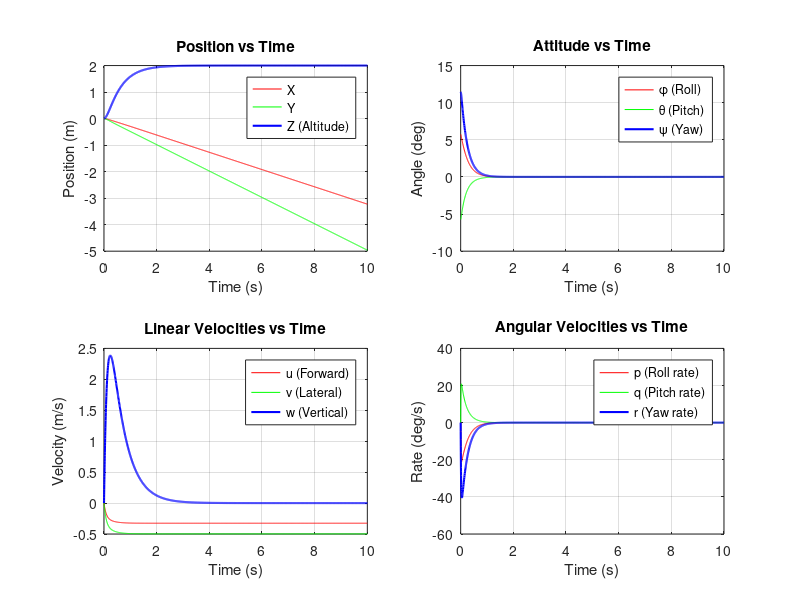

MATLAB code for this plot:
function quadcopter_sim()
    % Clear workspace and command window
    clear; clc; close all;

    %% 1. Simulation Parameters
    t_span = [0 10]; % Simulation time from 0 to 10 seconds

    % Initial State Vector: [x; y; z; phi; theta; psi; u; v; w; p; q; r]
    % Position: (0, 0, 0)
    % Orientation: Roll=0.1 rad, Pitch=-0.1 rad, Yaw=0.2 rad (Initial tilt to test stabilization)
    % Velocities: All 0
    X0 = [0; 0; 0; 0.1; -0.1; 0.2; 0; 0; 0; 0; 0; 0];

    %% 2. Run Simulation using ODE45
    [t, X] = ode45(@quadcopter_dynamics, t_span, X0);

    %% 3. Plot Results
    figure('Position', [100, 100, 1000, 600]);

    % Plot Position
    subplot(2,2,1);
    plot(t, X(:,1), 'r', t, X(:,2), 'g', t, X(:,3), 'b', 'LineWidth', 1.5);
    title('Position vs Time');
    xlabel('Time (s)'); ylabel('Position (m)');
    legend('X', 'Y', 'Z (Altitude)');
    grid on;

    % Plot Attitude (Angles)
    subplot(2,2,2);
    plot(t, rad2deg(X(:,4)), 'r', t, rad2deg(X(:,5)), 'g', t, rad2deg(X(:,6)), 'b', 'LineWidth', 1.5);
    title('Attitude vs Time');
    xlabel('Time (s)'); ylabel('Angle (deg)');
    legend('\phi (Roll)', '\theta (Pitch)', '\psi (Yaw)');
    grid on;

    % Plot Linear Velocities
    subplot(2,2,3);
    plot(t, X(:,7), 'r', t, X(:,8), 'g', t, X(:,9), 'b', 'LineWidth', 1.5);
    title('Linear Velocities vs Time');
    xlabel('Time (s)'); ylabel('Velocity (m/s)');
    legend('u (Forward)', 'v (Lateral)', 'w (Vertical)');
    grid on;

    % Plot Angular Velocities
    subplot(2,2,4);
    plot(t, rad2deg(X(:,10)), 'r', t, rad2deg(X(:,11)), 'g', t, rad2deg(X(:,12)), 'b', 'LineWidth', 1.5);
    title('Angular Velocities vs Time');
    xlabel('Time (s)'); ylabel('Rate (deg/s)');
    legend('p (Roll rate)', 'q (Pitch rate)', 'r (Yaw rate)');
    grid on;
end

%% 4. Quadcopter Dynamics & Control Function
function dXdt = quadcopter_dynamics(t, X)
    %% Physical Constants & Parameters
    g = 9.81;    % Gravity (m/s^2)
    m = 1.0;     % Mass (kg)
    L = 0.25;    % Arm length (m)
    k = 3e-6;    % Lift coefficient
    b = 1e-7;    % Drag coefficient

    % Moments of Inertia (kg*m^2)
    Ixx = 8.1e-3;
    Iyy = 8.1e-3;
    Izz = 14.2e-3;

    %% Extract States
    % Position/Orientation
    % x = X(1); y = X(2); z = X(3);
    phi = X(4); theta = X(5); psi = X(6);

    % Linear/Angular Velocities (Body Frame)
    u = X(7);  v = X(8);  w = X(9);
    p = X(10); q = X(11); r = X(12);

    %% 5. Controller (PD Control to Hover at Target)
    % Targets
    z_target = 2.0; % Hover at 2 meters
    phi_target = 0; theta_target = 0; psi_target = 0;

    % Gains
    Kp_z = 15;  Kd_z = 10;   % Altitude gains
    Kp_att = 4; Kd_att = 1;  % Attitude gains

    % Control Inputs (Desired Forces/Torques)
    % U1: Total Thrust, U2: Roll Torque, U3: Pitch Torque, U4: Yaw Torque
    U1 = m * g + Kp_z * (z_target - X(3)) - Kd_z * w;
    U2 = Kp_att * (phi_target - phi) - Kd_att * p;
    U3 = Kp_att * (theta_target - theta) - Kd_att * q;
    U4 = Kp_att * (psi_target - psi) - Kd_att * r;

    % Bound thrust to prevent negative/unrealistic values
    U1 = max(0, U1);

    %% 6. Equations of Motion (Newton-Euler)

    % Trigonometric shorthands
    s_ph = sin(phi);   c_ph = cos(phi);
    s_th = sin(theta); c_th = cos(theta);
    s_ps = sin(psi);   c_ps = cos(psi);

    % Rotation Matrix: Body Frame to Inertial Frame (R_ZYX)
    R = [c_th*c_ps, s_ph*s_th*c_ps - c_ph*s_ps, c_ph*s_th*c_ps + s_ph*s_ps;
         c_th*s_ps, s_ph*s_th*s_ps + c_ph*c_ps, c_ph*s_th*s_ps - s_ph*c_ps;
         -s_th,     s_ph*c_th,                 c_ph*c_th];

    % --- Linear Accelerations (Inertial Frame) ---
    % Gravity vector in inertial frame
    G = [0; 0; -g];
    % Thrust vector in body frame pointing upwards along Z-axis
    Thrust_B = [0; 0; U1];

    % Acceleration: F = m*a -> a = G + (R * Thrust_B)/m
    accel = G + (R * Thrust_B) / m;

    % --- Angular Accelerations (Body Frame) ---
    % p_dot, q_dot, r_dot equations including gyroscopic coupled terms
    p_dot = (U2 + (Iyy - Izz) * q * r) / Ixx;
    q_dot = (U3 + (Izz - Ixx) * p * r) / Iyy;
    r_dot = (U4 + (Ixx - Iyy) * p * q) / Izz;

    % --- Kinematics (Mapping body angular rates to Euler angle rates) ---
    % Note: Singular if theta = pi/2 (90 degrees)
    phi_dot   = p + q * s_ph * tan(theta) + r * c_ph * tan(theta);
    theta_dot = q * c_ph - r * s_ph;
    psi_dot   = q * s_ph / c_th + r * c_ph / c_th;

    %% 7. Assemble State Derivative Vector (dXdt)
    dXdt = zeros(12, 1);

    % Position rates (Inertial Frame velocities)
    % For simplicity in mapping states directly to output, we integrate
    % the inertial accelerations directly through the state updates.
    dXdt(1) = R(1,:)*[u;v;w]; % dx/dt
    dXdt(2) = R(2,:)*[u;v;w]; % dy/dt
    dXdt(3) = R(3,:)*[u;v;w]; % dz/dt

    % Attitude rates
    dXdt(4) = phi_dot;
    dXdt(5) = theta_dot;
    dXdt(6) = psi_dot;

    % Accelerations (Stored as body-frame state modifications)
    % Alternatively, maps directly back to the frame updates
    dXdt(7)  = accel(1);
    dXdt(8)  = accel(2);
    dXdt(9)  = accel(3);
    dXdt(10) = p_dot;
    dXdt(11) = q_dot;
    dXdt(12) = r_dot;
end
